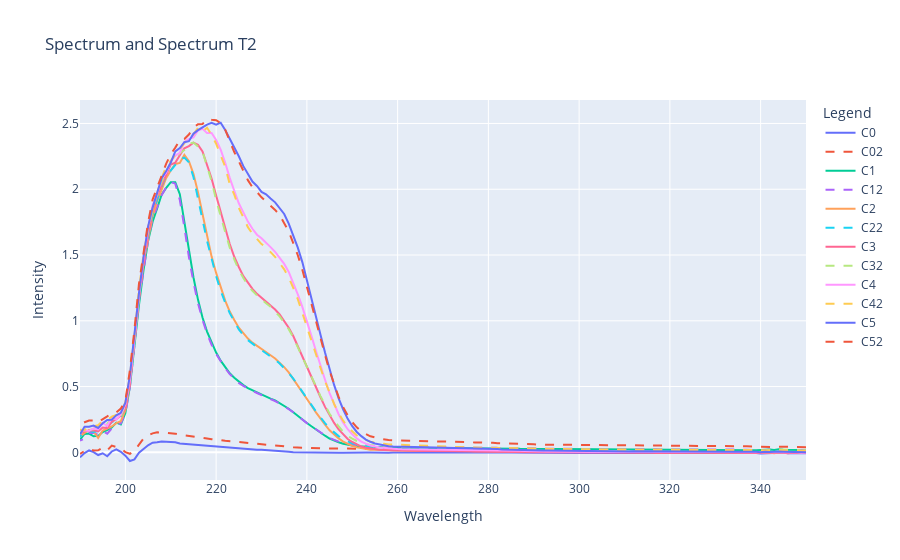

Notebook code cell kept with this figure:
### Code cell
fig = go.Figure()

for i in range(6):
    spectrum = pd.read_csv(f'./data/C{i}.TXT', sep='\t', header=None, skiprows=19)  # Adjust the delimiter if necessary
    spectrumt2 = pd.read_csv(f'./data/C{i}2.TXT', sep='\t', header=None, skiprows=19)  # Adjust the delimiter if necessary
    spectrum.columns = ['Wavelength', 'Intensity']
    spectrumt2.columns = ['Wavelength', 'Intensity']
    spectrum = spectrum.dropna()
    spectrumt2 = spectrumt2.dropna()

    spectrum['Intensity'] = spectrum['Intensity'] - fondo['Intensity']
    spectrumt2['Intensity'] = spectrumt2['Intensity'] - fondo['Intensity']

    fig.add_trace(go.Scatter(x=spectrum['Wavelength'], y=spectrum['Intensity'], mode='lines', name=f'C{i}'))
    fig.add_trace(go.Scatter(x=spectrumt2['Wavelength'], y=spectrumt2['Intensity'], mode='lines', name=f'C{i}2', line=dict(dash='dash')))

fig.update_layout(
    title='Spectrum and Spectrum T2',
    xaxis_title='Wavelength',
    yaxis_title='Intensity',
    legend_title='Legend'
)

fig.show()

### Figure 1 — Plotly figure (JSON) as saved in the notebook; plotly's stock layout.template omitted (floating-point values rounded to 4 significant figures; data arrays with more than 128 entries replaced by an {"elided": "..."} marker saying what was removed)
{"data": [{"mode": "lines", "name": "C0", "type": "scatter", "x": {"elided": "161 float values"}, "y": {"elided": "161 float values"}}, {"line": {"dash": "dash"}, "mode": "lines", "name": "C02", "type": "scatter", "x": {"elided": "161 float values"}, "y": {"elided": "161 float values"}}, {"mode": "lines", "name": "C1", "type": "scatter", "x": {"elided": "161 float values"}, "y": {"elided": "161 float values"}}, {"line": {"dash": "dash"}, "mode": "lines", "name": "C12", "type": "scatter", "x": {"elided": "161 float values"}, "y": {"elided": "161 float values"}}, {"mode": "lines", "name": "C2", "type": "scatter", "x": {"elided": "161 float values"}, "y": {"elided": "161 float values"}}, {"line": {"dash": "dash"}, "mode": "lines", "name": "C22", "type": "scatter", "x": {"elided": "161 float values"}, "y": {"elided": "161 float values"}}, {"mode": "lines", "name": "C3", "type": "scatter", "x": {"elided": "161 float values"}, "y": {"elided": "161 float values"}}, {"line": {"dash": "dash"}, "mode": "lines", "name": "C32", "type": "scatter", "x": {"elided": "161 float values"}, "y": {"elided": "161 float values"}}, {"mode": "lines", "name": "C4", "type": "scatter", "x": {"elided": "161 float values"}, "y": {"elided": "161 float values"}}, {"line": {"dash": "dash"}, "mode": "lines", "name": "C42", "type": "scatter", "x": {"elided": "161 float values"}, "y": {"elided": "161 float values"}}, {"mode": "lines", "name": "C5", "type": "scatter", "x": {"elided": "161 float values"}, "y": {"elided": "161 float values"}}, {"line": {"dash": "dash"}, "mode": "lines", "name": "C52", "type": "scatter", "x": {"elided": "161 float values"}, "y": {"elided": "161 float values"}}], "layout": {"legend": {"title": {"text": "Legend"}}, "title": {"text": "Spectrum and Spectrum T2"}, "xaxis": {"title": {"text": "Wavelength"}}, "yaxis": {"title": {"text": "Intensity"}}}}
